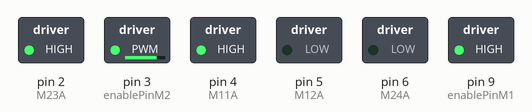
Simulated run of this sketch. Board: Arduino Uno, built with avr-gcc and run on an emulated ATmega328P. Shown: switched loads named in the sketch (green lamp = pin HIGH). At 9.0 s the program stops and its outputs stay as they are.

Above: at 0.1 s.
At 6.1 s:
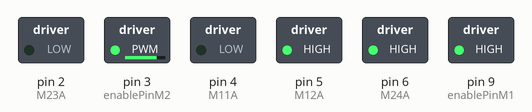
At 9.1 s:
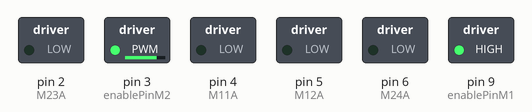
Timing chart, 0 to 10.5 s (numbered marks = the images above):
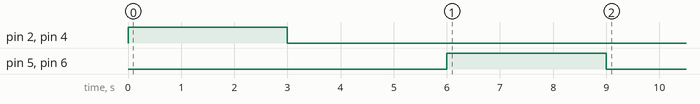

Measured:
- by itself, pin 2 (M23A), pin 4 (M11A): LOW → HIGH at 0.00 s, → LOW 3.0 s later
- by itself, pin 5 (M12A), pin 6 (M24A): LOW → HIGH at 6.0 s, → LOW 3.0 s later

The sketch:

upBack.ino
```cpp
/////////////////////////////////////
// Pin Setup
/////////////////////////////////////

// motor 1 pins (left wheel)
const int enablePinM1 = 9; // H-bridge enable pin
const int M12A = 5;        // Motor one pin 1 -- forwards
const int M11A = 4;        // Motor one pin 2 -- backwards

// motor 2 pins (right wheel)
const int enablePinM2 = 3; // H-bridge enable pin
const int M23A = 2;        // Motor two pin 1 -- forwards
const int M24A = 6;        // Motor two pin 2 -- backwards

void setup() {
  Serial.begin(9600);


  // enable motor 1 and its pins
  pinMode(enablePinM1, OUTPUT);
  pinMode(M12A, OUTPUT);
  pinMode(M11A, OUTPUT);
  digitalWrite(enablePinM1, HIGH);

  // enable motor 2 and its pins
  pinMode(enablePinM2, OUTPUT);
  pinMode(M23A, OUTPUT);
  pinMode(M24A, OUTPUT);
  analogWrite(enablePinM2, 200);
}

void loop() {
  move_forward();
  delay(3000);
  stop();
  delay(3000);   // small delay
  move_backward();
  delay(3000);


  // Stop after completing the move
  while (true) {
    stop();
  }
}


void move_forward() {
  digitalWrite(M11A, HIGH);
  digitalWrite(M12A, LOW);

  digitalWrite(M23A, HIGH);
  digitalWrite(M24A, LOW);
}

void move_backward() {
  digitalWrite(M11A, LOW);
  digitalWrite(M12A, HIGH);

  digitalWrite(M23A, LOW);
  digitalWrite(M24A, HIGH);
}

// left wheel forward, right wheel backward
void turn_right() {
  digitalWrite(M11A, HIGH);
  digitalWrite(M12A, LOW);

  digitalWrite(M23A, LOW);
  digitalWrite(M24A, HIGH);
}

// right wheel forward, left wheel backward
void turn_left() {
  digitalWrite(M11A, LOW);
  digitalWrite(M12A, HIGH);

  digitalWrite(M23A, HIGH);
  digitalWrite(M24A, LOW);
}

void stop() {
  digitalWrite(M11A, LOW);
  digitalWrite(M12A, LOW);

  digitalWrite(M23A, LOW);
  digitalWrite(M24A, LOW);
}
```
